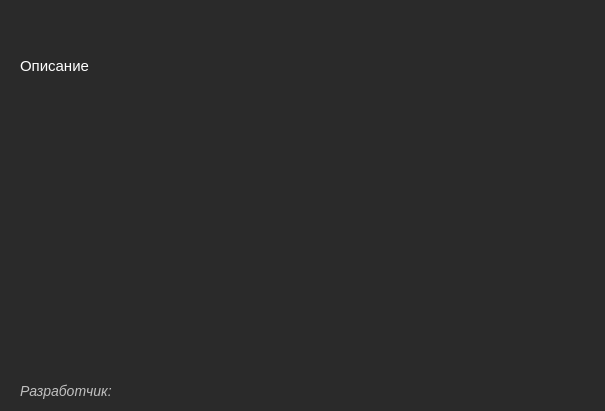
<?xml version="1.0" encoding="UTF-8"?>
<ui version="4.0">
 <class>about_app</class>
 <widget class="QDialog" name="about_app">
  <property name="geometry">
   <rect>
    <x>0</x>
    <y>0</y>
    <width>605</width>
    <height>411</height>
   </rect>
  </property>
  <property name="minimumSize">
   <size>
    <width>605</width>
    <height>411</height>
   </size>
  </property>
  <property name="maximumSize">
   <size>
    <width>605</width>
    <height>411</height>
   </size>
  </property>
  <property name="windowTitle">
   <string>About app</string>
  </property>
  <property name="styleSheet">
   <string notr="true">color: white;
background-color: #2a2a2a;</string>
  </property>
  <widget class="QLabel" name="label">
   <property name="geometry">
    <rect>
     <x>20</x>
     <y>15</y>
     <width>406</width>
     <height>26</height>
    </rect>
   </property>
   <property name="styleSheet">
    <string notr="true">font-size: 22px;</string>
   </property>
   <property name="text">
    <string/>
   </property>
  </widget>
  <widget class="QLabel" name="label_2">
   <property name="geometry">
    <rect>
     <x>20</x>
     <y>55</y>
     <width>76</width>
     <height>21</height>
    </rect>
   </property>
   <property name="styleSheet">
    <string notr="true">font-size:15px;</string>
   </property>
   <property name="text">
    <string>Описание</string>
   </property>
  </widget>
  <widget class="QLabel" name="label_3">
   <property name="geometry">
    <rect>
     <x>470</x>
     <y>15</y>
     <width>116</width>
     <height>26</height>
    </rect>
   </property>
   <property name="styleSheet">
    <string notr="true">font-size: 18px;</string>
   </property>
   <property name="text">
    <string/>
   </property>
  </widget>
  <widget class="QLabel" name="label_4">
   <property name="geometry">
    <rect>
     <x>20</x>
     <y>380</y>
     <width>101</width>
     <height>21</height>
    </rect>
   </property>
   <property name="font">
    <font>
     <pointsize>-1</pointsize>
     <italic>true</italic>
    </font>
   </property>
   <property name="styleSheet">
    <string notr="true">font-size: 14px;
color: silver;</string>
   </property>
   <property name="text">
    <string>Разработчик:</string>
   </property>
  </widget>
  <widget class="QLabel" name="label_5">
   <property name="geometry">
    <rect>
     <x>125</x>
     <y>380</y>
     <width>251</width>
     <height>21</height>
    </rect>
   </property>
   <property name="font">
    <font>
     <pointsize>-1</pointsize>
     <italic>true</italic>
    </font>
   </property>
   <property name="styleSheet">
    <string notr="true">font-size: 14px;
color: silver;</string>
   </property>
   <property name="text">
    <string/>
   </property>
  </widget>
  <widget class="QLabel" name="label_6">
   <property name="geometry">
    <rect>
     <x>20</x>
     <y>80</y>
     <width>566</width>
     <height>286</height>
    </rect>
   </property>
   <property name="text">
    <string/>
   </property>
   <property name="alignment">
    <set>Qt::AlignLeading|Qt::AlignLeft|Qt::AlignTop</set>
   </property>
   <property name="wordWrap">
    <bool>true</bool>
   </property>
  </widget>
 </widget>
 <resources/>
 <connections/>
</ui>
